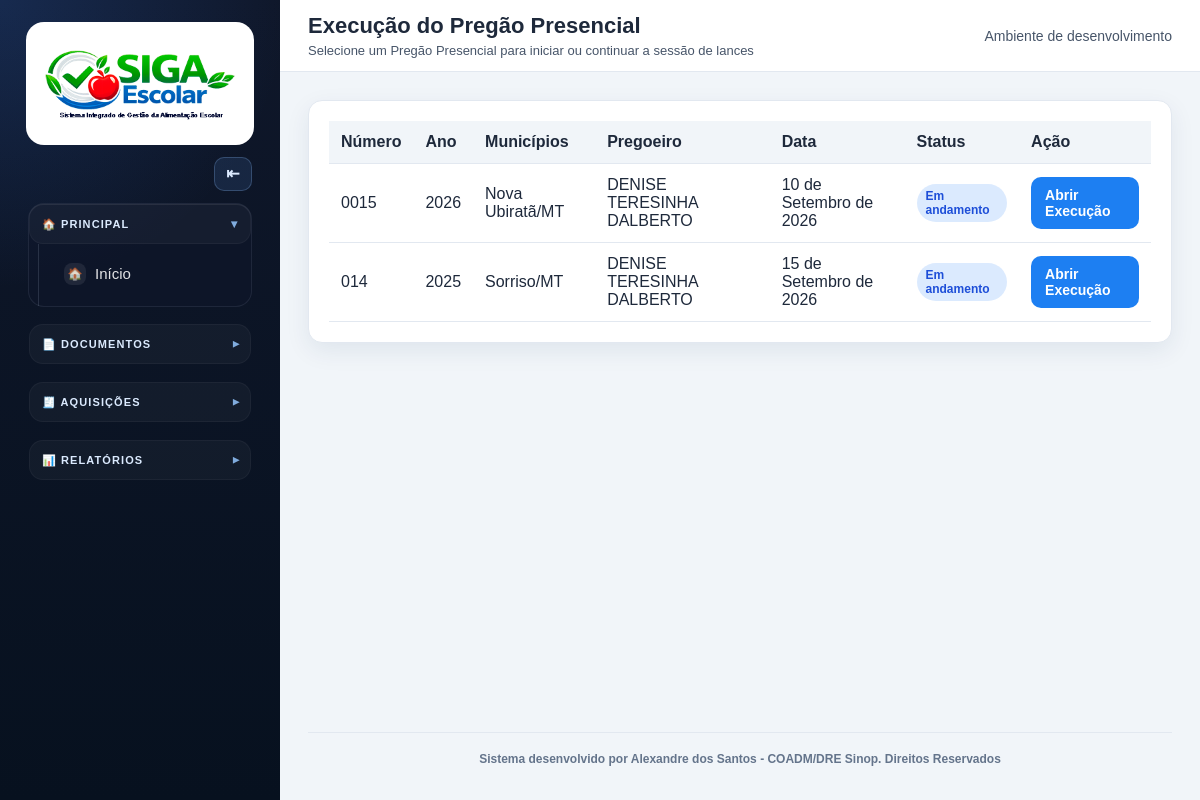
The page /execucao/ on the database as committed earlier.
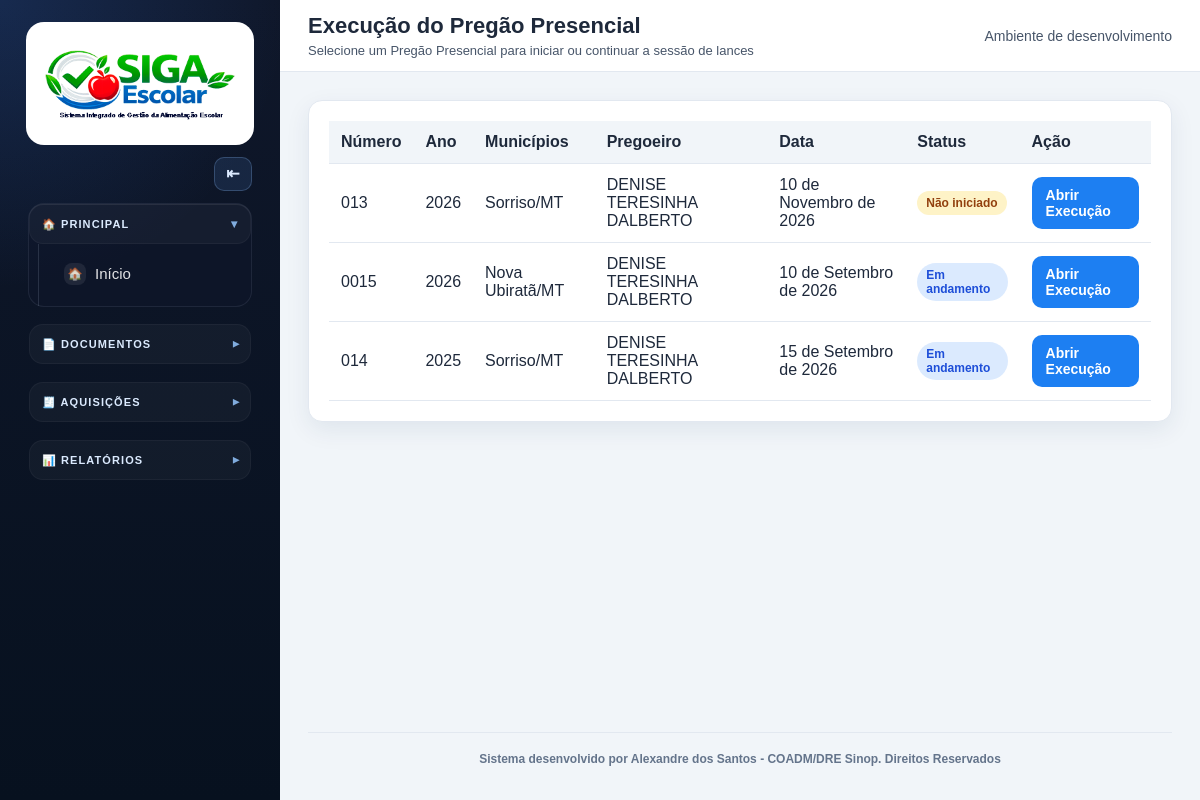
The same page on the database as committed later.
### apps/pregoes/models.py (models this page shows, shortened)
class Pregao(models.Model):
    TIPO_PREGAO_PRESENCIAL = "pregao_presencial"
    TIPO_CHAMADA_PUBLICA = "chamada_publica"
    TIPO_CERTAME_CHOICES = [
        (TIPO_PREGAO_PRESENCIAL, "Pregão Presencial"),
        (TIPO_CHAMADA_PUBLICA, "Chamada Pública"),
    ]
    STATUS_NAO_INICIADO = "nao_iniciado"
    STATUS_EM_ANDAMENTO = "em_andamento"
    STATUS_FINALIZADO = "finalizado"
    STATUS_CHOICES = [
        (STATUS_NAO_INICIADO, "Não iniciado"),
        (STATUS_EM_ANDAMENTO, "Em andamento"),
        (STATUS_FINALIZADO, "Finalizado"),
    ]
    tipo_certame = models.CharField(
        "Tipo de Certame",
        max_length=30,
        choices=TIPO_CERTAME_CHOICES,
        default=TIPO_PREGAO_PRESENCIAL,
        help_text="Define se o processo será executado como Pregão Presencial ou Chamada Pública.",
    )
    numero = models.CharField("Número do Certame", max_length=30)
    numero_processo = models.CharField(
        "Número do Processo",
        max_length=100,
        blank=True,
        help_text="Número do processo administrativo vinculado ao certame.",
    )
    ano = models.PositiveIntegerField("Ano")
    municipios = models.ManyToManyField(
        Municipio,
        through="PregaoMunicipio",
        related_name="pregoes",
        verbose_name="Municípios",
    )
    fornecedores = models.ManyToManyField(
        Fornecedor,
        through="PregaoFornecedor",
        related_name="pregoes",
        verbose_name="Fornecedores",
    )
    nome_pregoeiro = models.CharField("Nome do Pregoeiro", max_length=255)
    cpf_pregoeiro = models.CharField(
        "CPF do Pregoeiro",
        max_length=14,
        validators=[validar_cpf],
    )
    nome_ordenador_despesas = models.CharField(
        "Nome do Ordenador de Despesas",
        max_length=255,
        blank=True,
        help_text="Nome completo do ordenador de despesas vinculado ao certame.",
    )
    rg_ordenador_despesas = models.CharField(
        "RG do Ordenador de Despesas",
        max_length=50,
        blank=True,
    )
    cpf_ordenador_despesas = models.CharField(
        "CPF do Ordenador de Despesas",
        max_length=14,
        blank=True,
        validators=[validar_cpf],
    )
    local_pregao = models.CharField("Local do Pregão", max_length=255)
    data_pregao = models.DateField("Data do Pregão")
    status = models.CharField(
        "Status",
        max_length=30,
        choices=STATUS_CHOICES,
        default=STATUS_NAO_INICIADO,
    )
    criado_por = models.ForeignKey(
        settings.AUTH_USER_MODEL,
        on_delete=models.PROTECT,
        related_name="pregoes_criados",
        verbose_name="Criado por",
        null=True,
        blank=True,
    )
    finalizado_em = models.DateTimeField("Finalizado em", null=True, blank=True)
    percentual_alerta_media = models.DecimalField(
        "Percentual de Alerta da Média",
        max_digits=5,
        decimal_places=2,
        default=50,
        help_text="Percentual de alerta aplicado a todos os itens deste certame.",
    )
    criado_em = models.DateTimeField("Criado em", auto_now_add=True)
    atualizado_em = models.DateTimeField("Atualizado em", auto_now=True)
    class Meta:
        verbose_name = "Certame"
        verbose_name_plural = "Certames"
        ordering = ["-ano", "-numero"]
        constraints = [
            models.UniqueConstraint(
                fields=["tipo_certame", "numero", "ano"],
                name="unique_tipo_numero_ano_certame",
            )
        ]

### apps/cadastros/models.py (models this page shows, shortened)
class AtivoModel(TimeStampedModel):
    ativo = models.BooleanField(default=True)
    class Meta:
        abstract = True

class Municipio(AtivoModel):
    nome = models.CharField(max_length=120)
    uf = models.CharField(max_length=2, default="MT")
    class Meta:
        verbose_name = "Município"
        verbose_name_plural = "Municípios"
        ordering = ["nome"]
        constraints = [
            models.UniqueConstraint(fields=["nome", "uf"], name="unique_municipio_uf")
        ]

### apps/execucao/views.py (the view)
# urls.py: path("", views.execucao_pregao, name="execucao_pregao"),
def execucao_pregao(request):
    pregoes = (
        Pregao.objects.filter(
            tipo_certame=Pregao.TIPO_PREGAO_PRESENCIAL,
            status__in=[
                Pregao.STATUS_NAO_INICIADO,
                Pregao.STATUS_EM_ANDAMENTO,
            ]
        )
        .prefetch_related("municipios")
        .order_by("-ano", "-numero")
    )
    return render(
        request,
        "execucao/execucao_pregao.html",
        {
            "pregoes": pregoes,
        },
    )

### templates/execucao/execucao_pregao.html (shortened to what this page needs)
{% extends "base.html" %}
{% block page_title %}Execução do Pregão Presencial{% endblock %}
{% block page_subtitle %}Selecione um Pregão Presencial para iniciar ou continuar a sessão de lances{% endblock %}
{% block content %}
<div class="card">
    <div class="table-wrapper">
        <table>
            <thead>
                <tr>
                    <th>Número</th>
                    <th>Ano</th>
                    <th>Municípios</th>
                    <th>Pregoeiro</th>
                    <th>Data</th>
                    <th>Status</th>
                    <th>Ação</th>
                </tr>
            </thead>
            <tbody>
                {% for pregao in pregoes %}
                <tr>
                    <td>{{ pregao.numero }}</td>
                    <td>{{ pregao.ano }}</td>
                    <td>
                        {% for municipio in pregao.municipios.all %}
                            {{ municipio.nome }}{% if municipio.uf %}/{{ municipio.uf }}{% endif %}{% if not forloop.last %}, {% endif %}
                        {% empty %}
                            -
                        {% endfor %}
                    </td>
                    <td>{{ pregao.nome_pregoeiro }}</td>
                    <td>{{ pregao.data_pregao }}</td>
                    <td>
                        {% if pregao.status == "nao_iniciado" %}
                        <span class="badge badge-warning">{{ pregao.get_status_display }}</span>
                        {% elif pregao.status == "em_andamento" %}
                        <span class="badge badge-primary">{{ pregao.get_status_display }}</span>
                        {% else %}
                        <span class="badge badge-success">{{ pregao.get_status_display }}</span>
                        {% endif %}
                    </td>
                    <td>
                        <a class="btn btn-primary" href="{% url 'execucao:abrir_execucao' pregao.id %}">
                            Abrir Execução
                        </a>
                    </td>
                </tr>
                {% empty %}
                <tr>
                    <td colspan="7">Nenhum Pregão Presencial disponível para execução.</td>
                </tr>
                {% endfor %}
            </tbody>
        </table>
    </div>
</div>
{% endblock %}

### templates/base.html (shortened to what this page needs)
{% load static %}
<!DOCTYPE html>
<html lang="pt-br">
<head>
    <link rel="stylesheet" href="{% static 'css/style.css' %}">
</head>
<body>
    {% with namespace=request.resolver_match.namespace url_name=request.resolver_match.url_name perfil=request.user.perfil_acesso.perfil %}
    <div class="app">
        <aside class="sidebar">
            <div class="sidebar-logo">
                <a class="brand-logo-wrap" href="{% url 'dashboard' %}" title="SIGA Escolar">
                    <img class="brand-logo-img" src="{% static 'img/logo_siga_escolar_header.png' %}" alt="SIGA Escolar - Sistema Integrado de Gestão da Alimentação Escolar">
                </a>
            </div>
            <div class="sidebar-tools">
                <button
                    type="button"
                    id="sidebarToggleBtn"
                    class="sidebar-tool-btn"
                    aria-label="Recolher menu lateral"
                    title="Recolher menu lateral"
                >⇤</button>
            </div>
            <nav class="sidebar-menu">
                <details class="sidebar-group" open>
                    <summary><span class="group-title">🏠 Principal</span></summary>
                    <div class="sidebar-links">
                        <a class="sidebar-link {% if url_name == 'dashboard' %}active{% endif %}" href="{% url 'dashboard' %}">
                            <span class="sidebar-icon">🏠</span>
                            <span>Início</span>
                        </a>
                    </div>
                </details>
                <details class="sidebar-group" {% if namespace == "documentos" and url_name != "adjudicacao_chamada_publica" %}open{% endif %}>
                    <summary><span class="group-title">📄 Documentos</span></summary>
                </details>
                                <details class="sidebar-group" {% if namespace == "aquisicoes" %}open{% endif %}>
                    <summary><span class="group-title">🧾 Aquisições</span></summary>
                </details>
                <details class="sidebar-group" {% if namespace == "pregoes" and url_name == "relatorio_distribuicao" or namespace == "documentos" and url_name|slice:":11" == "relatorios_" %}open{% endif %}>
                    <summary><span class="group-title">📊 Relatórios</span></summary>
                </details>
            </nav>
        </aside>
        <main class="main">
            <header class="topbar">
                <div class="topbar-title">
                    <h1>{% block page_title %}Sistema de Pregões{% endblock %}</h1>
                    <p>{% block page_subtitle %}Gestão de certames, lances e documentos{% endblock %}</p>
                </div>
                <div class="topbar-user" style="display:flex; align-items:center; gap:12px; flex-wrap:wrap;">
                    {% if request.user.is_authenticated %}
                    <span>{{ request.user.get_full_name|default:request.user.username }}</span>
                    {% if request.user.is_superuser %}
                    <span class="user-perfil-badge">Administrador</span>
                    {% elif request.user.perfil_acesso %}
                    <span class="user-perfil-badge">{{ request.user.perfil_acesso.get_perfil_display }}</span>
                    {% endif %}
                    <a href="{% url 'usuarios:minha_conta' %}" style="
                        border:1px solid #cbd5e1;
                        background:#ffffff;
                        color:#0f2f57;
                        border-radius:10px;
                        padding:8px 12px;
                        font-size:13px;
                        font-weight:800;
                        text-decoration:none;
                        font-family:inherit;
                    ">Minha Conta</a>
                    <form method="post" action="{% url 'logout' %}" id="autoLogoutForm" style="margin:0;">
                        {% csrf_token %}
                        <button type="submit" style="
                            border:1px solid #cbd5e1;
                            background:#ffffff;
                            color:#0f2f57;
                            border-radius:10px;
                            padding:8px 12px;
                            font-size:13px;
                            font-weight:800;
                            cursor:pointer;
                            font-family:inherit;
                        ">Sair</button>
                    </form>
                    {% else %}
                    <span>Ambiente de desenvolvimento</span>
                    {% endif %}
                </div>
            </header>
            <section class="content">
                {% block content %}{% endblock %}
                <footer class="siga-footer">
                    Sistema desenvolvido por Alexandre dos Santos - COADM/DRE Sinop. Direitos Reservados
                </footer>
            </section>
        </main>
    </div>
    {% endwith %}
</body>
</html>

### static/css/style.css (style rules this page uses)
:root { --primary: #0f2f57; --primary-dark: #09213f; --primary-light: #174a84; --accent: #1d7ff2; --success: #198754; --warning: #ffc107; --danger: #dc3545; --gray-50: #f8fafc; --gray-100: #f1f5f9; --gray-200: #e2e8f0; --gray-300: #cbd5e1; --gray-600: #475569; --gray-800: #1e293b; --white: #ffffff; --radius: 14px; --shadow: 0 8px 24px rgba(15, 47, 87, 0.08); }
* { box-sizing: border-box; }
body { margin: 0; font-family: Arial, Helvetica, sans-serif; background: var(--gray-100); color: var(--gray-800); }
.app { display: flex; min-height: 100vh; }
.sidebar { width: 280px; background: linear-gradient(180deg, var(--primary), var(--primary-dark)); color: var(--white); padding: 22px 18px; position: fixed; top: 0; left: 0; bottom: 0; overflow-y: auto; }
.sidebar-logo { margin-bottom: 28px; padding-bottom: 18px; border-bottom: 1px solid rgba(255, 255, 255, 0.15); }
.sidebar-menu { display: flex; flex-direction: column; gap: 6px; }
.sidebar-menu a { color: rgba(255, 255, 255, 0.88); text-decoration: none; padding: 11px 12px; border-radius: 10px; font-size: 15px; transition: 0.2s; }
.main { margin-left: 280px; width: calc(100% - 280px); min-height: 100vh; }
.topbar { height: 72px; background: var(--white); border-bottom: 1px solid var(--gray-200); display: flex; align-items: center; justify-content: space-between; padding: 0 28px; position: sticky; top: 0; z-index: 10; }
.topbar-title h1 { margin: 0; font-size: 22px; color: var(--gray-800); }
.topbar-title p { margin: 4px 0 0; font-size: 13px; color: var(--gray-600); }
.topbar-user { font-size: 14px; color: var(--gray-600); }
.content { padding: 28px; }
.card { background: var(--white); border: 1px solid var(--gray-200); border-radius: var(--radius); padding: 20px; box-shadow: var(--shadow); margin-bottom: 18px; }
.btn { display: inline-block; padding: 10px 14px; border-radius: 10px; border: none; text-decoration: none; cursor: pointer; font-size: 14px; font-weight: 600; transition: 0.2s; }
.btn-primary { background: var(--accent); color: var(--white); }
.table-wrapper { overflow-x: auto; }
table { width: 100%; border-collapse: collapse; background: var(--white); }
th { background: var(--gray-100); color: var(--gray-800); font-weight: 700; text-align: left; padding: 12px; border-bottom: 1px solid var(--gray-200); }
td { padding: 12px; border-bottom: 1px solid var(--gray-200); color: var(--gray-800); vertical-align: middle; }
.badge { display: inline-block; padding: 5px 9px; border-radius: 999px; font-size: 12px; font-weight: bold; }
.badge-warning { background: #fef3c7; color: #92400e; }
.badge-primary { background: #dbeafe; color: #1d4ed8; }

Rows that differ between the two databases and show on the page:
added Pregao: numero "013", ano "2026", nome_pregoeiro "DENISE TERESINHA DALBERTO", data_pregao "10 de Novembro de 2026", status "Não iniciado", Municipio (nome "Sorriso", uf "MT")
